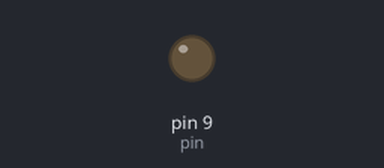
The sketch below on a simulated Arduino Uno, built with avr-gcc and run on an emulated ATmega328P. On the bench: output pins drawn as LEDs (lit = HIGH).

Above: at 0.05 s.
At 6.35 s:
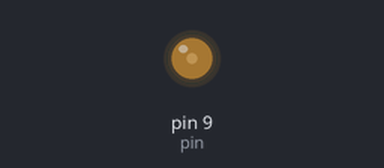
At 12.75 s:
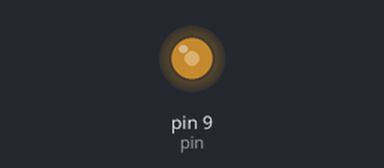
At 25.5 s:
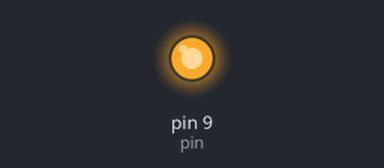
Timing chart, 0 to 40.0 s (numbered marks = the images above):
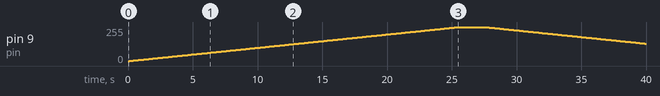

The sketch:

PWM.ino
```cpp
int pin = 9;  // pin con salida de PWM
int retraso = 100; // Valor del tiempo de espera
void setup() {
  // put your setup code here, to run once:
  pinMode(pin, OUTPUT);
  Serial.begin(9600);
}

void loop() {
  // put your main code here, to run repeatedly:
  for (int i = 0; i < 255; i++) {
    analogWrite(pin, i);
    delay(retraso);
  }
  delay(2000);
  for (int i = 255; i > 0; i--) {
    analogWrite(pin, i);
    delay(retraso);
  }
  delay(2000);


}
```

Measured:
- by itself, pin 9 (pin): rises from 0/255 to 255/255 in 27.4 s, then falls to 131/255 in 12.4 s
